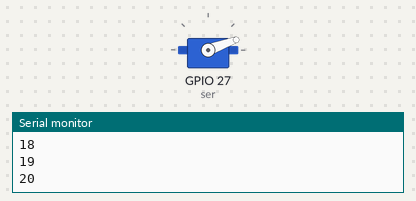
Bench run of a sketch on a simulated ESP32. Shown: servo, the last lines printed to the serial monitor.

Above: at 2.1 s.
At 10.5 s:
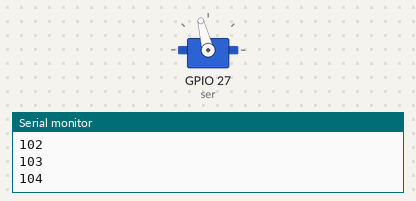
At 19.1 s:
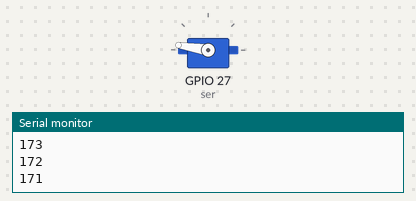
At 36.25 s:
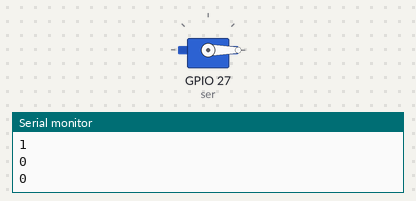
Timing chart, 0 to 40.0 s (numbered marks = the images above):
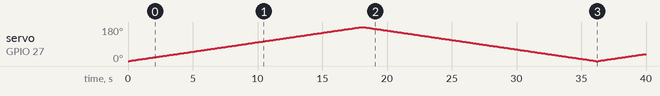

Measured:
- by itself, servo on GPIO 27 (ser): 0° → 1° at 0.10 s, → 2° 0.10 s later, → 3° 0.10 s later, → 4° 0.10 s later, … (397 changes in this stretch)

The sketch:

servo_motor.ino
```cpp
#include <Servo.h>


Servo ser;
int pos=0;
void setup() {
  // put your setup code here, to run once:
ser.attach(27);
Serial.begin(115200);
}

void loop() {
  // put your main code here, to run repeatedly:
  for(pos=0;pos<=180;pos=pos+1)
  {
    ser.write(pos);
    Serial.println(pos);
    delay(100);


   }
   for(pos=180;pos>=0;pos--)
   {
    ser.write(pos);
    Serial.println(pos);
    delay(100);

    }

}
```
